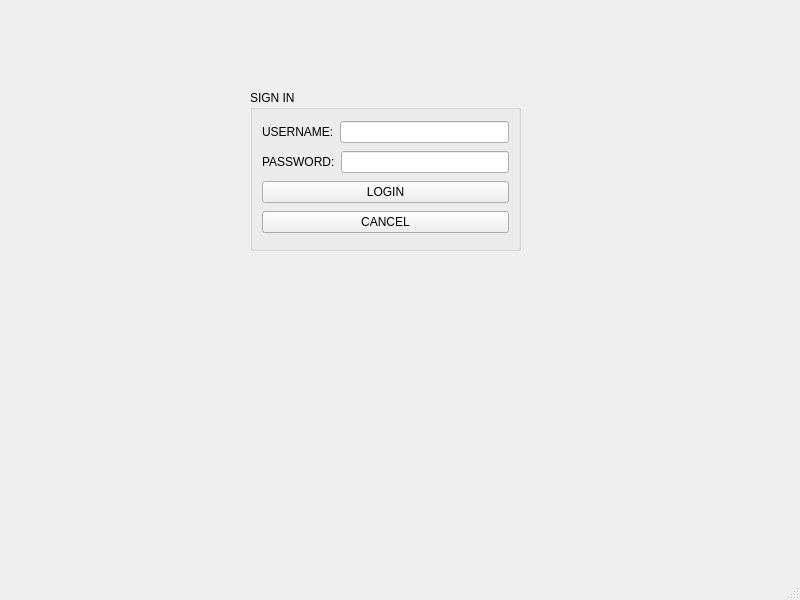
<?xml version="1.0" encoding="UTF-8"?>
<ui version="4.0">
 <class>MainWindow</class>
 <widget class="QMainWindow" name="MainWindow">
  <property name="geometry">
   <rect>
    <x>0</x>
    <y>0</y>
    <width>800</width>
    <height>600</height>
   </rect>
  </property>
  <property name="windowTitle">
   <string>MainWindow</string>
  </property>
  <widget class="QWidget" name="centralwidget">
   <widget class="QGroupBox" name="groupBox">
    <property name="geometry">
     <rect>
      <x>250</x>
      <y>90</y>
      <width>271</width>
      <height>161</height>
     </rect>
    </property>
    <property name="title">
     <string>SIGN IN</string>
    </property>
    <layout class="QVBoxLayout" name="verticalLayout">
     <item>
      <layout class="QHBoxLayout" name="horizontalLayout">
       <item>
        <widget class="QLabel" name="label">
         <property name="text">
          <string>USERNAME:</string>
         </property>
        </widget>
       </item>
       <item>
        <widget class="QLineEdit" name="lineEdit_username"/>
       </item>
      </layout>
     </item>
     <item>
      <layout class="QHBoxLayout" name="horizontalLayout_2">
       <item>
        <widget class="QLabel" name="label_2">
         <property name="text">
          <string>PASSWORD:</string>
         </property>
        </widget>
       </item>
       <item>
        <widget class="QLineEdit" name="lineEdit_password">
         <property name="echoMode">
          <enum>QLineEdit::Password</enum>
         </property>
        </widget>
       </item>
      </layout>
     </item>
     <item>
      <widget class="QPushButton" name="Login">
       <property name="text">
        <string>LOGIN</string>
       </property>
      </widget>
     </item>
     <item>
      <widget class="QPushButton" name="Cancel">
       <property name="text">
        <string>CANCEL</string>
       </property>
      </widget>
     </item>
    </layout>
   </widget>
  </widget>
  <widget class="QMenuBar" name="menubar">
   <property name="geometry">
    <rect>
     <x>0</x>
     <y>0</y>
     <width>800</width>
     <height>21</height>
    </rect>
   </property>
  </widget>
  <widget class="QStatusBar" name="statusbar"/>
 </widget>
 <resources/>
 <connections/>
</ui>
